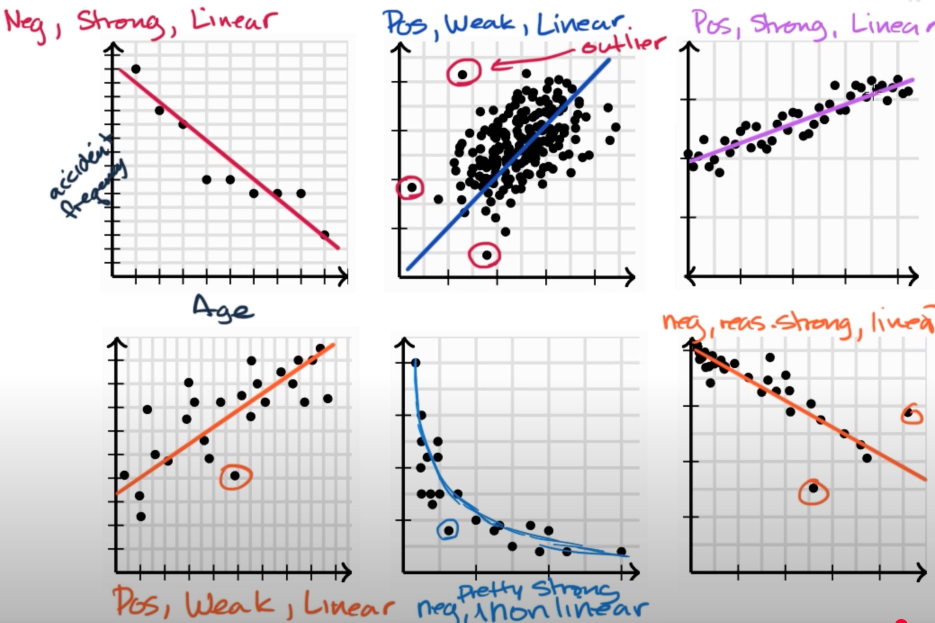
#> input picture ITEC203/Week00/images/Bivariate_relationship_linearity__strength_and_dir.jpg, 2804 x 1868 px (shown at 1/3 size)
$ python -i edge_detection.py   (imports and definitions only)   (older library calls are emulated)
#> lines starting #> are read from the running program, lines starting #| are printed output that depends on the picture
"""
Edge Detection Module

This module provides various edge detection algorithms:
- Canny edge detection
- Sobel operator
- Laplacian operator
- Scharr operator

Author: Vu Hung Nguyen
"""

import cv2
import numpy as np
from typing import Tuple, Optional, Union


# [26 lines left out: function canny_edge_detection, not called in this run]


def sobel_edge_detection(image: np.ndarray, dx: int = 1, dy: int = 0,
                        ksize: int = 3, scale: float = 1, delta: float = 0,
                        border_type: int = cv2.BORDER_DEFAULT) -> np.ndarray:
    """
    Apply Sobel edge detection to an image.

    Args:
        image: Input image (grayscale)
        dx: Order of the derivative x
        dy: Order of the derivative y
        ksize: Size of the extended Sobel kernel
        scale: Optional scale factor for the computed derivative values
        delta: Optional delta value that is added to the results
        border_type: Pixel extrapolation method

    Returns:
        Edge detected image
    """
    if image is None:
        raise ValueError("Input image cannot be None")

    # Convert to grayscale if needed
    if len(image.shape) == 3:
        gray = cv2.cvtColor(image, cv2.COLOR_BGR2GRAY)
    else:
        gray = image

    return cv2.Sobel(gray, cv2.CV_64F, dx, dy, ksize=ksize, scale=scale, delta=delta, borderType=border_type)


# [122 lines left out: functions laplacian_edge_detection, scharr_edge_detection, multi_scale_edge_detection, combine_edge_detectors, not called in this run]


def adaptive_edge_detection(image: np.ndarray, noise_level: float = 0.1) -> np.ndarray:
    """
    Apply adaptive edge detection based on noise level.

    Args:
        image: Input image
        noise_level: Estimated noise level (0-1)

    Returns:
        Edge detected image
    """
    if image is None:
        raise ValueError("Input image cannot be None")

    if noise_level < 0 or noise_level > 1:
        raise ValueError("Noise level must be between 0 and 1")

    # Adjust parameters based on noise level
    if noise_level < 0.05:
        # Low noise - use Canny with low thresholds
        return canny_edge_detection(image, 50, 150)
    elif noise_level < 0.2:
        # Medium noise - use Sobel
        sobel_x = sobel_edge_detection(image, dx=1, dy=0)
        sobel_y = sobel_edge_detection(image, dx=0, dy=1)
        return np.sqrt(sobel_x**2 + sobel_y**2)
    else:
        # High noise - use Laplacian with smoothing
        blurred = cv2.GaussianBlur(image, (5, 5), 1.0)
        return laplacian_edge_detection(blurred)

>>> import cv2
>>> picture = cv2.imread('../../../../ITEC203/Week00/images/Bivariate_relationship_linearity__strength_and_dir.jpg')
#> picture is the input picture: shape (1868, 2804, 3); mean B, G, R 219.4, 218.1, 220.4
>>> result = adaptive_edge_detection(picture)
#> in sobel_edge_detection, `gray = cv2.cvtColor(image, cv2.COLOR_BGR2GRAY)`:
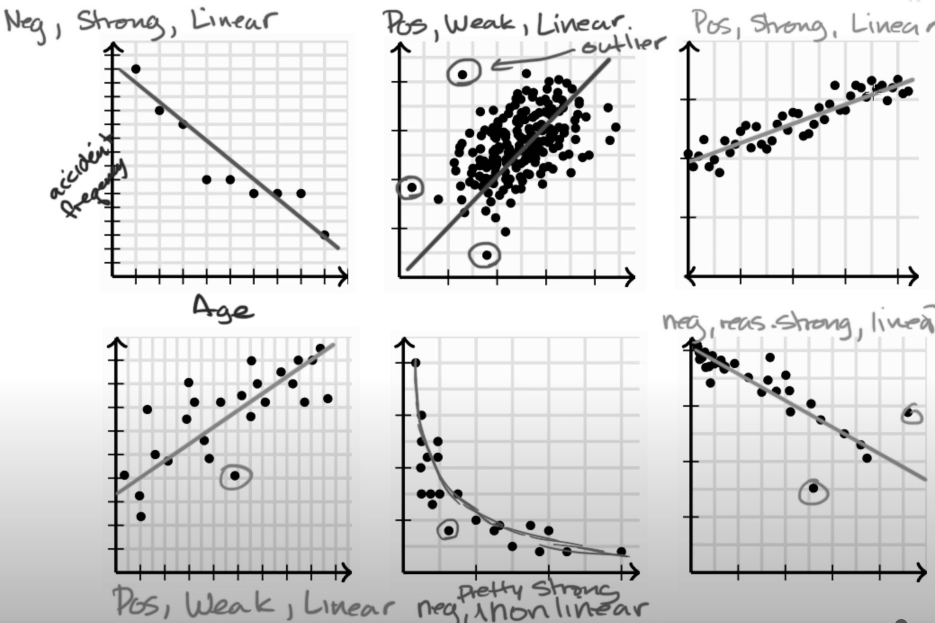
#> gray: shape (1868, 2804) (shown at 1/3 size); min 0, max 255, mean 219
#> in sobel_edge_detection, `return cv2.Sobel(gray, cv2.CV_64F, dx, dy, ksize=ksize, scale=scale, d..`:
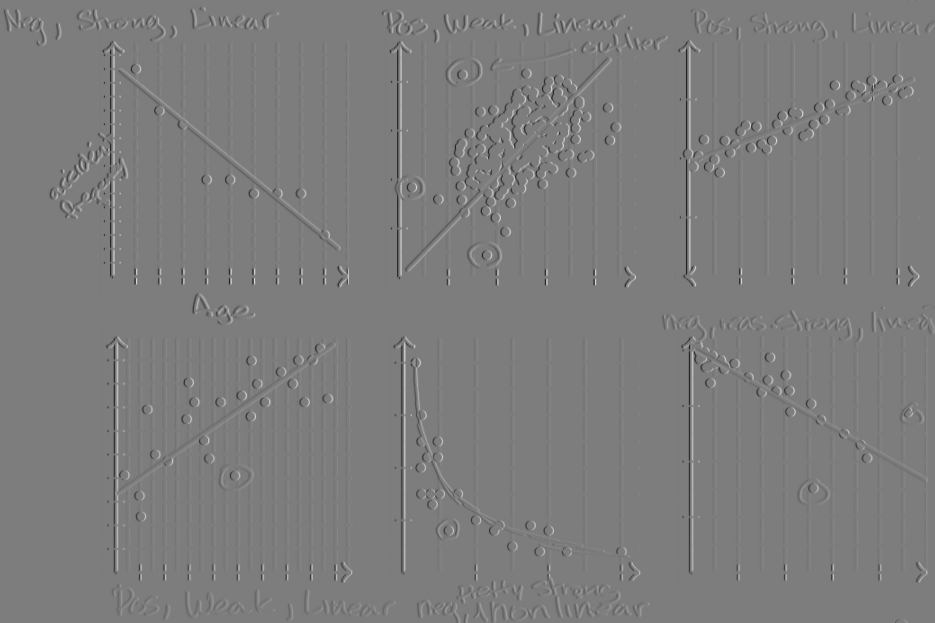
#> returned value: shape (1868, 2804) float64 (shown at 1/3 size); min -770, max 800, mean 0; drawn with min black and max white
#> call 2 of sobel_edge_detection, with dx = 0, dy = 1, ksize = 3, scale = 1, delta = 0, border_type = 4
#> in sobel_edge_detection (call 2), `return cv2.Sobel(gray, cv2.CV_64F, dx, dy, ksize=ksize, scale=scale, d..`:
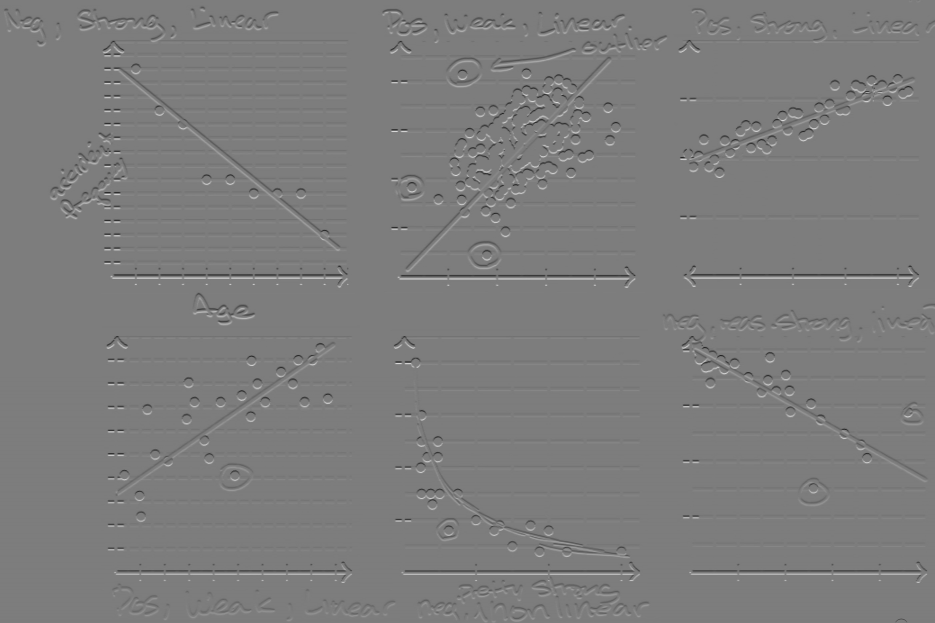
#> returned value: shape (1868, 2804) float64 (shown at 1/3 size); min -775, max 804, mean -0.3; drawn with min black and max white
#> in adaptive_edge_detection, `return np.sqrt(sobel_x**2 + sobel_y**2)`:
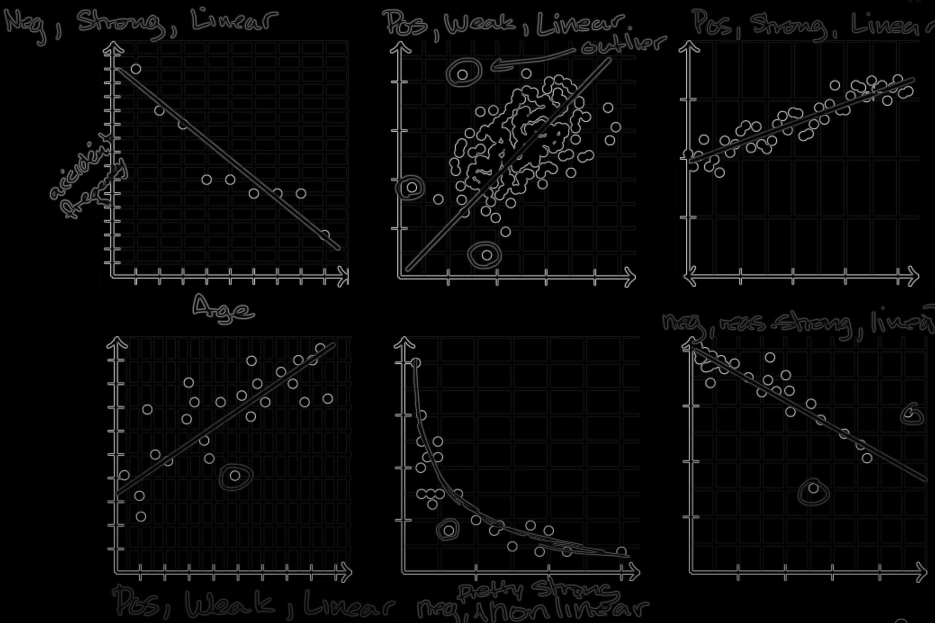
#> returned value: shape (1868, 2804) float64 (shown at 1/3 size); min 0, max 804, mean 27.2; drawn with min black and max white

$ run again, on ITEC203/Week00/images/Estimating_with_linear_regression__linear_models__.jpg
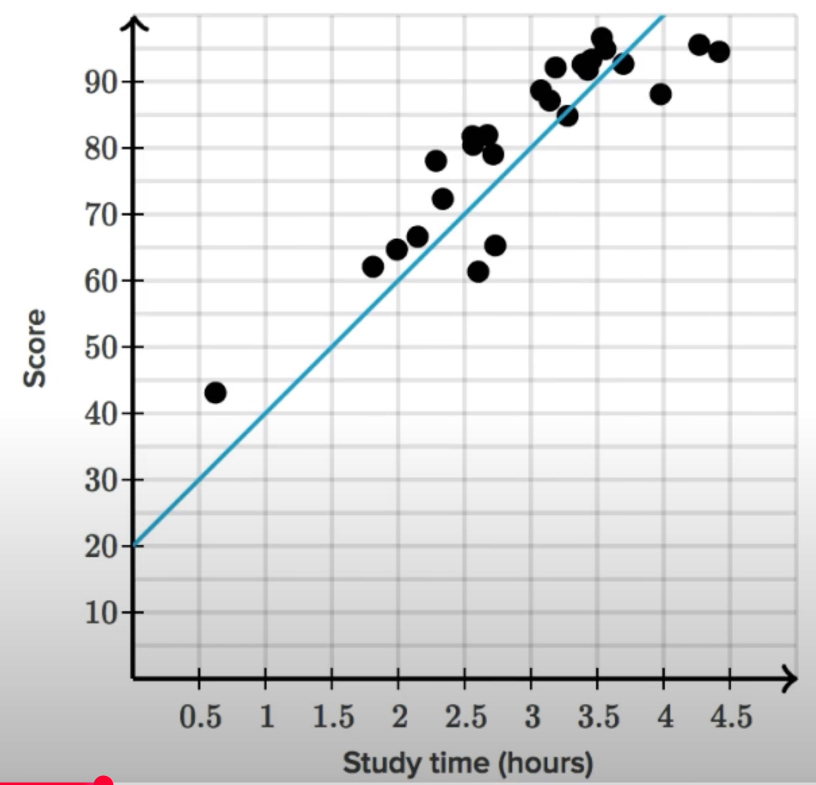
#> input picture ITEC203/Week00/images/Estimating_with_linear_regression__linear_models__.jpg, 1632 x 1570 px (shown at 1/2 size)
#> picture is the input picture: shape (1570, 1632, 3); mean B, G, R 225.5, 225.3, 224.8
#> in sobel_edge_detection (call 2), `return cv2.Sobel(gray, cv2.CV_64F, dx, dy, ksize=ksize, scale=scale, d..`:
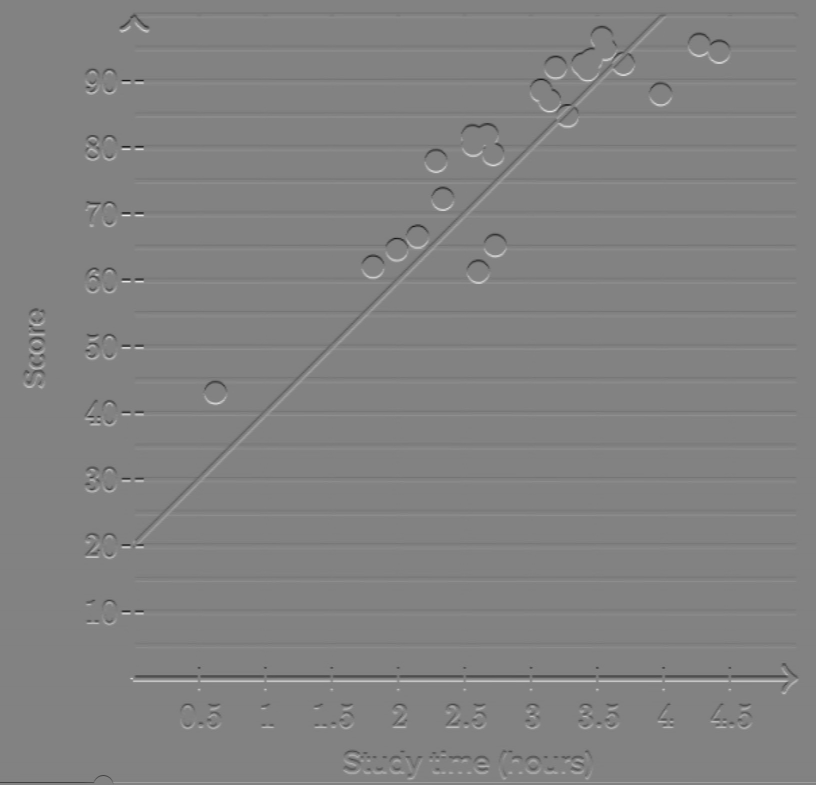
#> returned value: shape (1570, 1632) float64 (shown at 1/2 size); min -798, max 764, mean -0.3; drawn with min black and max white
#> in adaptive_edge_detection, `return np.sqrt(sobel_x**2 + sobel_y**2)`:
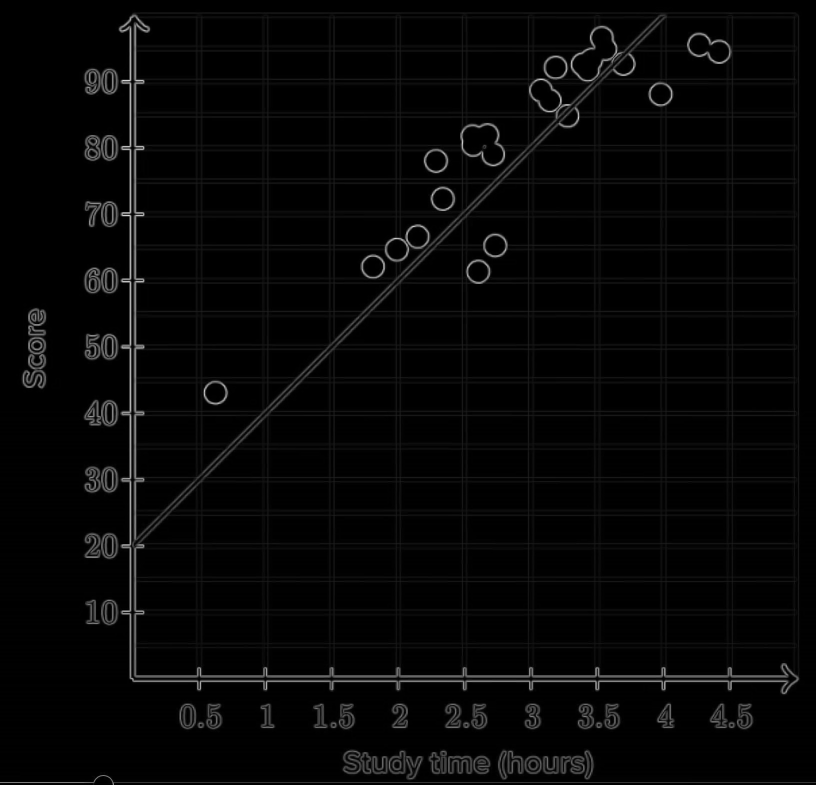
#> returned value: shape (1570, 1632) float64 (shown at 1/2 size); min 0, max 798, mean 19.7; drawn with min black and max white
